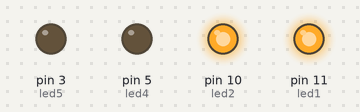
Recording of a sketch running on a simulated Arduino Uno, built with avr-gcc and run on an emulated ATmega328P. On the bench: output pins drawn as LEDs (lit = HIGH).

Above: at 0.02 s.
At 1.21 s:
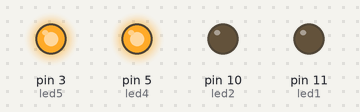
At 2.93 s:
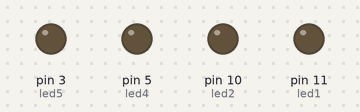
Timing chart, 0 to 3.2 s (numbered marks = the images above):
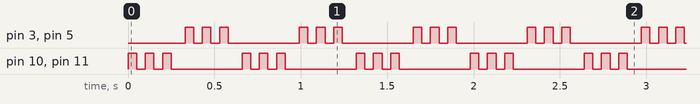

The sketch:

Policia.ino
```cpp
int led1 = 11;
int led2 = 10;
int led4 = 5;
int led5 = 3;
int miDelay = 50;

void setup() {
  pinMode(led1, OUTPUT);
  pinMode(led2, OUTPUT);

  pinMode(led4, OUTPUT);
  pinMode(led5, OUTPUT);
}
void loop() {
    digitalWrite(led1, HIGH);
    digitalWrite(led2, HIGH);
  delay(miDelay);
    digitalWrite(led1, LOW);
    digitalWrite(led2, LOW);
  delay(miDelay);
    digitalWrite(led1, HIGH);
    digitalWrite(led2, HIGH);
  delay(miDelay);
    digitalWrite(led1, LOW);
    digitalWrite(led2, LOW);
  delay(miDelay);
   digitalWrite(led1, HIGH);
    digitalWrite(led2, HIGH);
  delay(miDelay);
    digitalWrite(led1, LOW);
    digitalWrite(led2, LOW);
  delay(80);
    digitalWrite(led4, HIGH);
    digitalWrite(led5, HIGH);
  delay(miDelay);
    digitalWrite(led4, LOW);
    digitalWrite(led5, LOW);
  delay(miDelay);
    digitalWrite(led4, HIGH);
    digitalWrite(led5, HIGH);
  delay(miDelay);
    digitalWrite(led4, LOW);
    digitalWrite(led5, LOW);
  delay(miDelay);
   digitalWrite(led4, HIGH);
    digitalWrite(led5, HIGH);
  delay(miDelay);
    digitalWrite(led4, LOW);
    digitalWrite(led5, LOW);
   delay(80);

}
```

Measured:
- by itself, pin 3 (led5), pin 5 (led4), pin 10 (led2), pin 11 (led1): repeats every 0.66 s: 2 × (LOW 0.05 s, HIGH 0.05 s), LOW 0.41 s, HIGH 0.05 s
